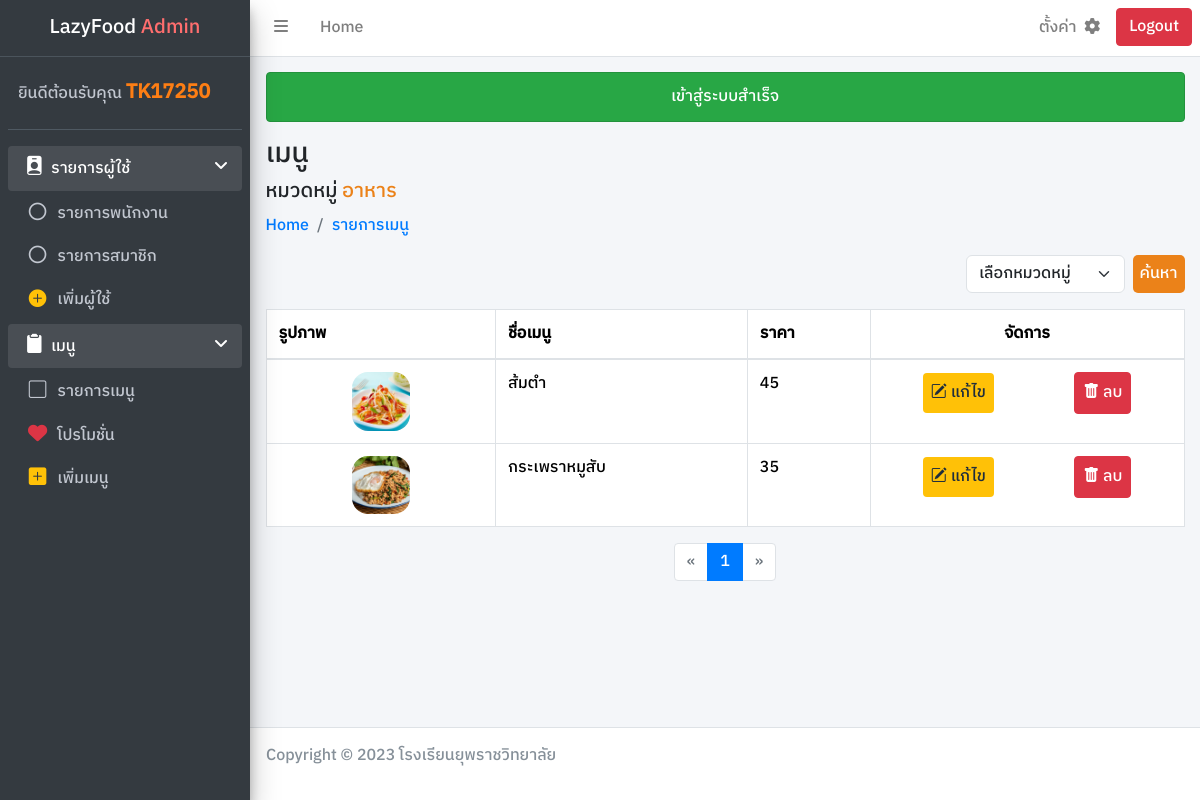
The app's page /admin/listmenu.php (signed in) with its own data.
### tables this page shows
CREATE TABLE `Menu` (
  `m_id` int(11) NOT NULL,
  `m_name` varchar(255) NOT NULL,
  `m_type` varchar(255) NOT NULL,
  `m_price` int(11) NOT NULL,
  `m_image` varchar(255) NOT NULL,
  `m_promotion` tinyint(1) NOT NULL
);

### connect/server.php (called while the page is built, shortened)
<?php session_start();
    class DB_conn {
        function __construct() {
            $conn = mysqli_connect(DB_host, DB_user, DB_pass, DB_name);
            $this->dbconn = $conn;
        }
    }

### class/menu_db.php (called while the page is built, shortened)
<?php require_once '../connect/server.php';
    class Menu_DB extends DB_conn {
        public function readmenutype($type, $page = 1, $recordsPerPage = 5) {
            $totalRecordsQuery = "SELECT COUNT(*) as total FROM Menu WHERE m_type = '$type'";
            $totalRecordsResult = mysqli_query($this->dbconn, $totalRecordsQuery);
            $totalRecordsRow = mysqli_fetch_assoc($totalRecordsResult);
            $totalRecords = $totalRecordsRow['total'];
            $totalPages = ceil($totalRecords / $recordsPerPage);
            $page = max(1, min($page, $totalPages));
            $offset = ($page - 1) * $recordsPerPage;;
            $sql = "SELECT * FROM Menu WHERE m_type = '$type' LIMIT $offset, $recordsPerPage";
            $result = mysqli_query($this->dbconn, $sql);
            return [
                'result' => $result,
                'totalPages' => $totalPages,
            ];
        }
    }

### admin/listmenu.php (the view, shortened to what this page needs)
<?php require_once '../connect/server.php';
require_once '../class/menu_db.php';
    $dbmenu = new Menu_DB;
    $page = isset($_GET['page']) ? $_GET['page'] : 1;
    $menutype = isset($_GET['type']) ? $_GET['type'] : "อาหาร";
    $paginationData = $dbmenu->readmenutype($menutype, $page);
    $readmenu = $paginationData['result'];
    $totalPages = $paginationData['totalPages'];
?>
<!DOCTYPE html>
<html lang="en">
<head>
    <link rel="stylesheet" href="../framework/css/bootstrap.min.css">
    <link rel="stylesheet" href="https://cdn.jsdelivr.net/npm/bootstrap-icons@1.11.2/font/bootstrap-icons.min.css">
    <link rel="stylesheet" href="../framework/css/adminlte.min.css">
    <link rel="stylesheet" href="https://cdnjs.cloudflare.com/ajax/libs/font-awesome/6.2.1/css/all.min.css">
    <link rel="stylesheet" href="../dist/css/main.css">
</head>
<body class="wrapper">
    <?php include_once './component/navbar.php'; ?>
    <?php include_once './component/sidebar.php'; ?>
    <div class="content-wrapper">
        <div class="content-header">
            <div class="container-fluid">
                <div>
                    <?php include_once './component/succeed.php' ?>
                </div>
                <div>
                    <h3 class="">เมนู</h3>
                    <h5>หมวดหมู่ <span class="color"><?php echo $menutype ?></span></h5>
                </div>
                <div>
                    <nav aria-label="breadcrumb">
                        <ol class="breadcrumb">
                            <li class="breadcrumb-item"><a href="./adminpage.php">Home</a></li>
                            <li class="breadcrumb-item"><a href="./listmenu.php">รายการเมนู</a></li>
                        </ol>
                    </nav>
                </div>
            </div>
        </div>
        <div class="content">
            <div class="container-fluid">
                <div class="row">
                    <div class="col-12 w-100">
                        <div class="d-flex justify-content-end row">
                            <div class="col col-md-4 col-lg-3 mb-3">
                                <form action="./listmenu.php" method="GET" class="d-flex">
                                    <select class="form-select" name="type">
                                        <option selected disabled>เลือกหมวดหมู่</option>
                                    </select>
                                    <button type="submit" class="btn btn-color ms-2">ค้นหา</button>
                                </form>
                            </div>
                        </div>
                        <div class="table-responsive">
                            <table class="table table-hover table-bordered">
                                <thead>
                                    <tr>
                                        <th scope="col" class="col-3">รูปภาพ</th>
                                        <th scope="col">ชื่อเมนู</th>
                                        <th scope="col">ราคา</th>
                                        <th scope="col" class="text-center">จัดการ</th>
                                    </tr>
                                </thead>
                                <tbody class="table-group-divider">
                                    <?php while ($row = mysqli_fetch_assoc($readmenu)) { ?>
                                        <tr>
                                            <td class="text-center">
                                                <div class="row">
                                                    <div class="col col-md-6 col-lg-4 m-auto d-block">
                                                        <img src="../uploads/<?php echo $row['m_image']; ?>" alt="menu" class="img-fluid rounded-4">
                                                    </div>
                                                </div>
                                            </td>
                                            <td><?php echo $row['m_name']; ?></td>
                                            <td><?php echo $row['m_price']; ?></td>
                                            <td class="text-center">
                                                <div class="d-flex">
                                                    <a href="./editmenu.php?menuid=<?php echo $row['m_id']; ?>" class="bi bi-pencil-square m-auto p-2 btn-warning rounded" role="button">
                                                        แก้ไข
                                                    </a>
                                                    <button type="submit" class="bi bi-trash-fill m-auto btn btn-danger p-2 rounded" name="delmenu" onclick="return confirmdeletemenu()" value="<?php echo $row['m_id'] ?>">
                                                        ลบ
                                                    </button>
                                                </div>
                                            </td>
                                        </tr>
                                    <?php } ?>
                                </tbody>
                            </table>
                        </div>
                    </div>
                </div>
            </div>
        </div>
        <div class="d-flex justify-content-center">
            <nav aria-label="Page navigation">
                <ul class="pagination">
                    <?php
                    echo "<li class='page-item " . ($page == 1 ? 'disabled' : '') . "'>";
                    echo "<a class='page-link' href='?type={$menutype}&page=" . ($page - 1) . "' aria-label='Previous'>";
                    echo "<span aria-hidden='true'>&laquo;</span></a></li>";
                    for ($i = 1; $i <= $totalPages; $i++) {
                        echo "<li class='page-item " . ($page == $i ? 'active' : '') . "'>";
                        echo "<a class='page-link' href='?type={$menutype}&page=$i'>$i</a></li>";
                    }
                    echo "<li class='page-item " . ($page >= $totalPages ? 'disabled' : '') . "'>";
                    echo "<a class='page-link' href='?type={$menutype}&page=" . ($page + 1) . "' aria-label='Next'>";
                    echo "<span aria-hidden='true'>&raquo;</span></a></li>";
                    ?>
                </ul>
            </nav>
        </div>
    </div>
    <?php include_once './component/footer.php'; ?>
</body>
</html>

### records on screen
menu: m_image (picture), m_name "ส้มตำ", m_price "45", $row['m_id'] 42 (drawn)
menu: m_image (picture), m_name "กระเพราหมูสับ", m_price "35", $row['m_id'] 50 (drawn)

### other values on screen
$_SESSION['name'] "TK17250"
$_SESSION['succeed'] "เข้าสู่ระบบสำเร็จ"
$menutype "อาหาร"
